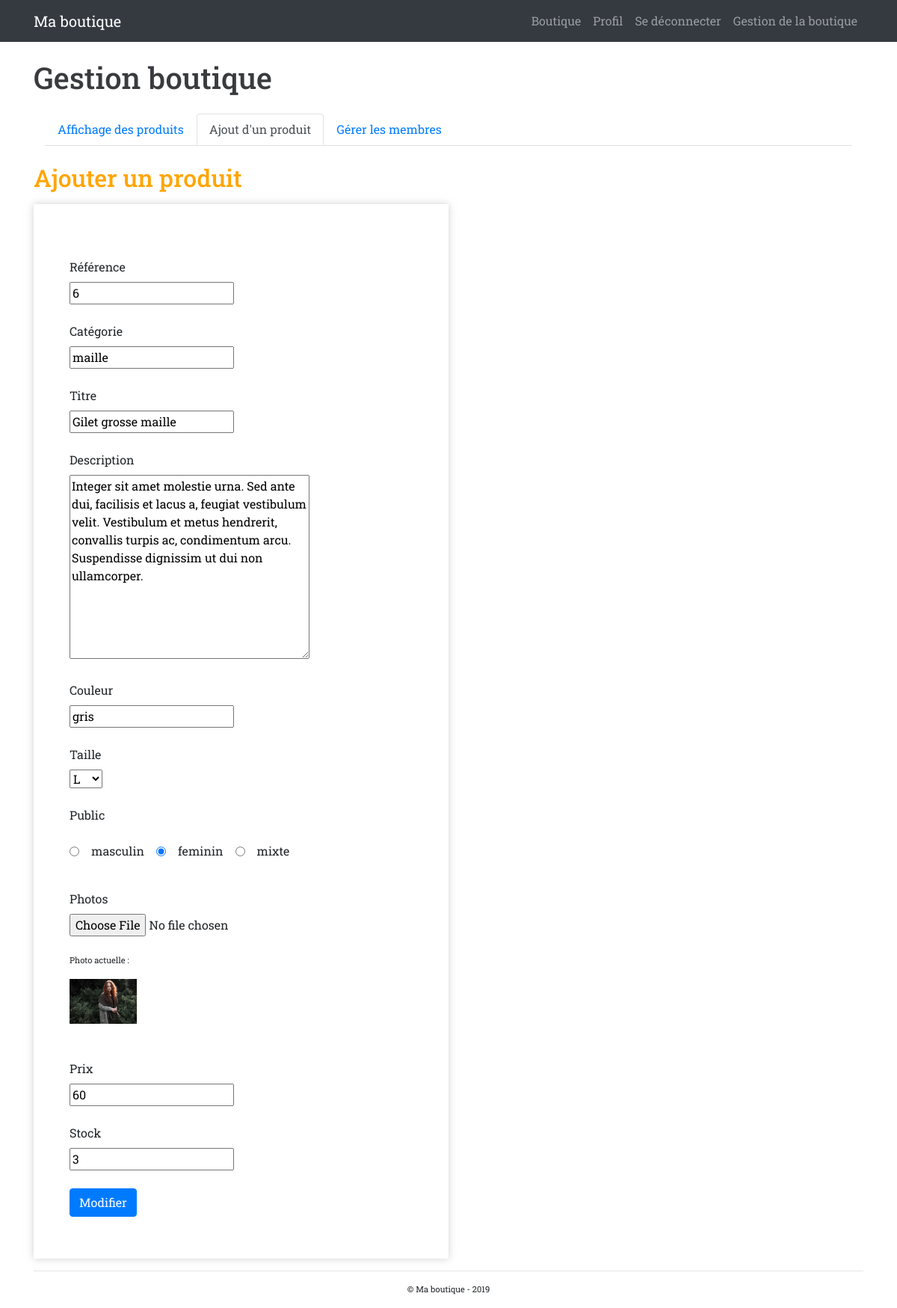
The page /admin/formulaire_produit.php?id_produit=13 (signed in) on the database its author committed.
### tables this page shows
CREATE TABLE `produit` (
  `id_produit` int(3) NOT NULL,
  `reference` varchar(20) NOT NULL,
  `categorie` varchar(20) NOT NULL,
  `titre` varchar(100) NOT NULL,
  `description` text NOT NULL,
  `couleur` varchar(20) NOT NULL,
  `taille` varchar(5) NOT NULL,
  `public` enum('m','f','mixte') NOT NULL,
  `photo` varchar(250) NOT NULL,
  `prix` int(3) NOT NULL,
  `stock` int(3) NOT NULL
);

### inc/functions.php (called while the page is built, shortened)
<?php
    function executeRequete($requete, $param = array()) {
        if(!empty($param)) {
            foreach ($param as $indice => $valeur) {
                $param[$indice] = htmlspecialchars($valeur);
            }
        }
        global $pdo;
        $resultat = $pdo->prepare($requete);
        $succes = $resultat->execute($param);
        if ($succes) {
            return $resultat;
        } else {
            return false;
        }
    }
?>

### admin/formulaire_produit.php (the view, shortened to what this page needs)
<?php
        if (isset($_GET['id_produit'])) {
            $resultat = executeRequete("SELECT * FROM produit WHERE id_produit = :id_produit", array(':id_produit' => $_GET['id_produit']));
            $produit_actuel = $resultat->fetch(PDO::FETCH_ASSOC);
        }
require_once '../inc/header.php';
?>
<h1 class="mt-4">Gestion boutique</h1>
<div class="container mt-4">
    <div class="row">
        <div class="col">
        <ul class="nav nav-tabs">
            <li><a class="nav-link" href="gestion_boutique.php">Affichage des produits</a></li>
            <li><a class="nav-link active" href="formulaire_produit.php">Ajout d'un produit</a></li>
            <li><a class="nav-link" href="gestion_membre.php">Gérer les membres</a></li>
        </ul>
        </div>
    </div>
</div>
<h2 class="mt-4">Ajouter un produit</h2>
<form action="" method="post" enctype="multipart/form-data" class="order-1 col-md-6 col-sm-12 mt-3 p-5">
    <label class="mt-4 mb-2" for="reference">Référence</label><br>
    <input type="text" name="reference" id="reference" value="<?php echo $produit_actuel['reference'] ?? ''; ?>"><br>
    <label class="mt-4 mb-2" for="categorie">Catégorie</label><br>
    <input type="text" name="categorie" id=categorie" value="<?php echo $produit_actuel['categorie'] ?? ''; ?>"><br>
    <label class="mt-4 mb-2" for="titre">Titre</label><br>
    <input type="text" name="titre" id=titre" value="<?php echo $produit_actuel['titre'] ?? ''; ?>"><br>
    <label class="mt-4 mb-2" for="description">Description</label><br>
    <textarea name="description" id="description" cols="30" rows="10"><?php echo $produit_actuel['description'] ?? ''; ?></textarea><br>
    <label class="mt-4 mb-2" for="couleur">Couleur</label><br>
    <input type="text" name="couleur" id="couleur" value="<?php echo $produit_actuel['couleur'] ?? ''; ?>"><br>
    <label class="mt-4 mb-2">Taille</label><br>
    <select name="taille">
        <option <?php if(isset($produit_actuel['taille']) && $produit_actuel['taille'] == 'L') echo 'selected';?>>L</option>
    </select><br>
    <label class="mt-4 mb-2">Public</label><br>
    <div class="btn-radio">
        <input class="radio" type="radio" name="public" id="m" value="m" checked><label class="radio" for="m">masculin</label><br>
        <input class="radio" type="radio" name="public" id="f" value="f" <?php if(isset($produit_actuel['public']) && $produit_actuel['public'] == 'f') echo 'checked';?>><label class="radio" for="m">feminin</label><br>
        <input class="radio" type="radio" name="public" id="mixte" value="mixte" <?php if(isset($produit_actuel['public']) && $produit_actuel['public'] == 'mixte') echo 'checked';?>><label class="radio" for="mixte">mixte</label><br>
    </div>
    <label class="mt-4 mb-2" for="photo">Photos</label><br>
    <input type="file" name="photo" id="photo"><br>
    <?php
    if (isset($produit_actuel)) {
        echo '<p class="mt-4">Photo actuelle : </p>';
        echo '<img src="../' . $produit_actuel['photo'] . '" style="width:90px;"></img><br>';
    }
    ?>
    <label class="mt-4 mb-2" for="prix">Prix</label><br>
    <input type="text" name="prix" id="prix" value="<?php echo $produit_actuel['prix'] ?? ''; ?>"><br>
    <label class="mt-4 mb-2" for="stock">Stock</label><br>
    <input type="text" name="stock" id="stock" value="<?php echo $produit_actuel['stock'] ?? ''; ?>"><br>
    <div class="form-group row mt-4 mb-2" id="ajouter">
        <div class="col">
            <button type="submit" class="btn btn-primary"><?php if(isset($produit_actuel)) {
                        echo 'Modifier';
                    } else {
                        echo 'Ajouter';
                    } ?>
            </button>
        </div>
    </div>
</form>
<?php require_once '../inc/footer.php';
?>

### inc/header.php (style rules this page uses)
body { font-family: 'Roboto Slab', serif; }
h1 { color: #3A3B3F; }
h2 { color: orange; }
form, .profil { -webkit-box-shadow: 0px 0px 10px 0px rgba(179,179,179,0.6); -moz-box-shadow: 0px 0px 10px 0px rgba(179,179,179,0.6); box-shadow: 0px 0px 10px 0px rgba(179,179,179,0.6); }
::placeholder { text-align: center; }
.btn-radio { display: flex; justify-content: flex-start; align-items: center; }
.radio { padding: 1rem; }
label { margin-bottom: 0rem; }
p { font-size : 0.7rem; }

### rows shown on the page
produit: reference "6", categorie "maille", titre "Gilet grosse maille", description "Integer sit amet molestie urna. Sed ante dui, facilisis et lacus a, feugiat vestibulum velit. Vestibulum et metus hendrerit, convallis turpis ac, condimentum arcu. Suspendisse dignissim ut dui non ullamcorper.", couleur "gris", taille "L", public "☑", public "☐ mixte", photo (picture), prix "60", stock "3"
